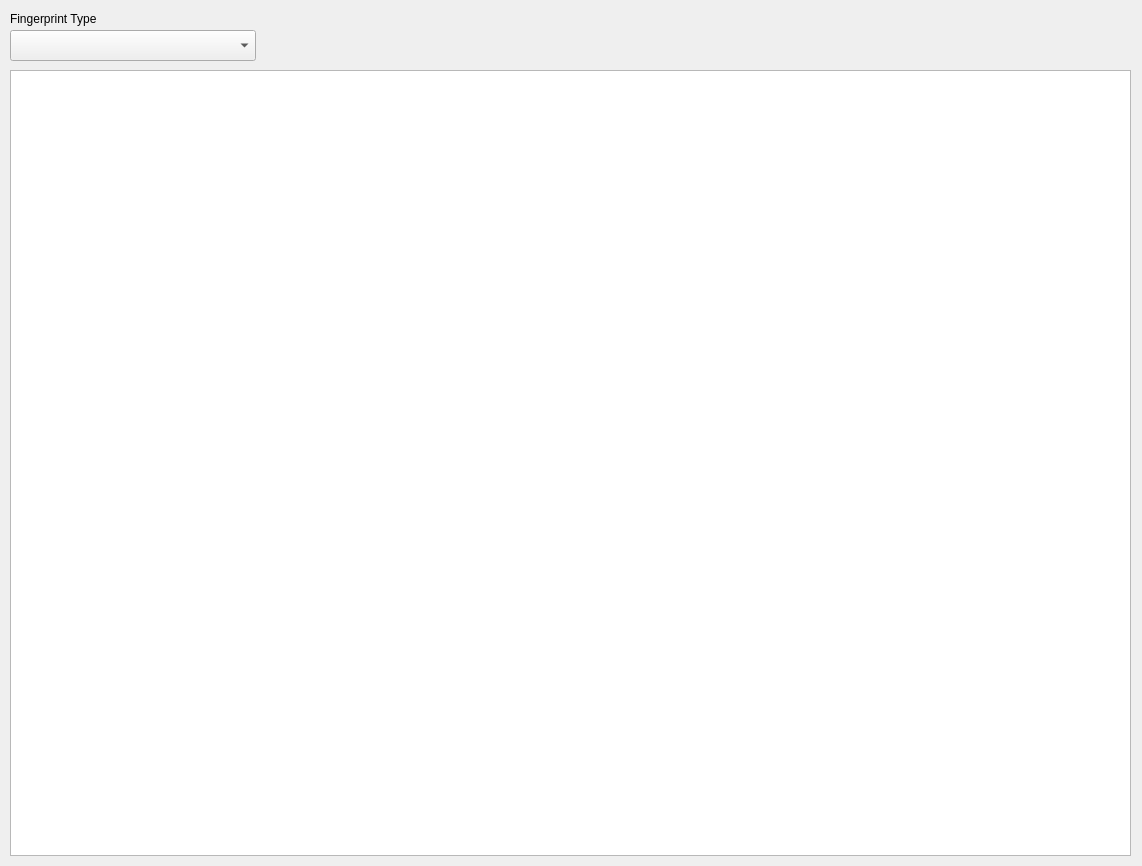
<?xml version="1.0" encoding="UTF-8"?>
<ui version="4.0">
 <class>Form</class>
 <widget class="QWidget" name="Form">
  <property name="geometry">
   <rect>
    <x>0</x>
    <y>0</y>
    <width>1142</width>
    <height>866</height>
   </rect>
  </property>
  <property name="windowTitle">
   <string>Form</string>
  </property>
  <widget class="QTableView" name="uiDescriptorsTable">
   <property name="geometry">
    <rect>
     <x>10</x>
     <y>70</y>
     <width>1121</width>
     <height>786</height>
    </rect>
   </property>
   <property name="alternatingRowColors">
    <bool>true</bool>
   </property>
  </widget>
  <widget class="QComboBox" name="uiFPTypeCombo">
   <property name="geometry">
    <rect>
     <x>10</x>
     <y>30</y>
     <width>246</width>
     <height>31</height>
    </rect>
   </property>
  </widget>
  <widget class="QLabel" name="label">
   <property name="geometry">
    <rect>
     <x>10</x>
     <y>10</y>
     <width>121</width>
     <height>17</height>
    </rect>
   </property>
   <property name="text">
    <string>Fingerprint Type</string>
   </property>
  </widget>
 </widget>
 <resources/>
 <connections>
  <connection>
   <sender>uiFPTypeCombo</sender>
   <signal>currentIndexChanged(QString)</signal>
   <receiver>Form</receiver>
   <slot>change_fp_type()</slot>
   <hints>
    <hint type="sourcelabel">
     <x>169</x>
     <y>50</y>
    </hint>
    <hint type="destinationlabel">
     <x>197</x>
     <y>-11</y>
    </hint>
   </hints>
  </connection>
 </connections>
 <slots>
  <slot>change_fp_type()</slot>
 </slots>
</ui>
